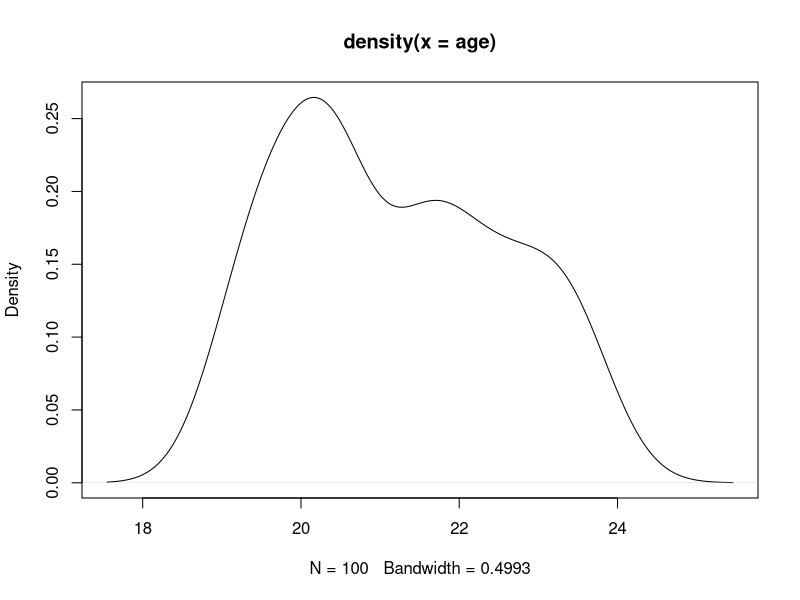

This figure's R source:
#first file - comment
#day 1 and day2

#to execute a line - Control + Enter
mtcars
?mtcars
#?  # this context sensitive help
?table
mean(mtcars$mpg) #mean mpg of all cars
table(mtcars$cyl) #no of cars with different gears
colMeans(mtcars)  #mean of all features

#libraries enhance the features of Base R
#install and then load
#install can be done GUI or by command
#GUI - Bottom Right Pane - Packages - Install - give the name of package
#command : install.packages(dplyr)
library(dplyr)  #loading a package / library : control + enter
#all functions in the library gets available for use
#no of cars of each cylinder type
mtcars %>% group_by(cyl) %>% count()
mtcars %>% group_by(cyl) %>% tally()
mtcars %>% group_by(cyl) %>% summarise(n=n())


#student properties
#marks, gender, rollno
marks = c(70,60,73.6)  # continuous
marks
mean(marks)
gender = c('M','F','M')  #category
?c
#mean(gender)
table(gender)
rollno = c(100, 101, 102) #character/ number
length(rollno)
#scales of measurement

#-----

#student data-----
x=10 #assign
x #print
(y=20) #assign and print
#rollno, name, age, gender, course, marks1, marks2
(n=100)  #assign and print in the screen
(rollno = c(100:(n+100-1)))
length(rollno)
(sname = paste('Student ', 1:n, sep='- '))
set.seed(1234) #gets the same pattern, any positive no
(age = runif(n=n, min=19, max=24))
plot(density(age))
mean(age)

set.seed(1234)
(gender = sample(c('M','F'), size=n, replace=TRUE, prob=c(.7,.3)))
table(gender)
prop.table(table(gender))

set.seed(1234)
(course = sample(c('BBA','BA','BTECH'), size=n, replace=T, prob=c(.6,.25,.15)))
table(course)

set.seed(1234)
(marks1 = rnorm(n=n, mean=65, sd=10))
mean(marks1); sd(marks1)
?distributions
set.seed(1234)
(marks2 = rnorm(n=n, mean=60, sd=12))
mean(marks2); sd(marks2)

#see the output
rollno; sname; gender; course ; age; marks1 ; marks2
length(rollno)

students = data.frame(rollno, sname, gender, course, age, marks1, marks2)
head(students)

library(dplyr) #using pipe 
students %>% group_by(gender) %>% tally()
students %>% group_by(course, gender) %>% tally()
students %>% group_by(course) %>% summarise(mage = mean(age), mmarks1 = min(marks1), Mmarks1 = max(marks2)) %>% arrange(mage)

#Day2 : Bennett
